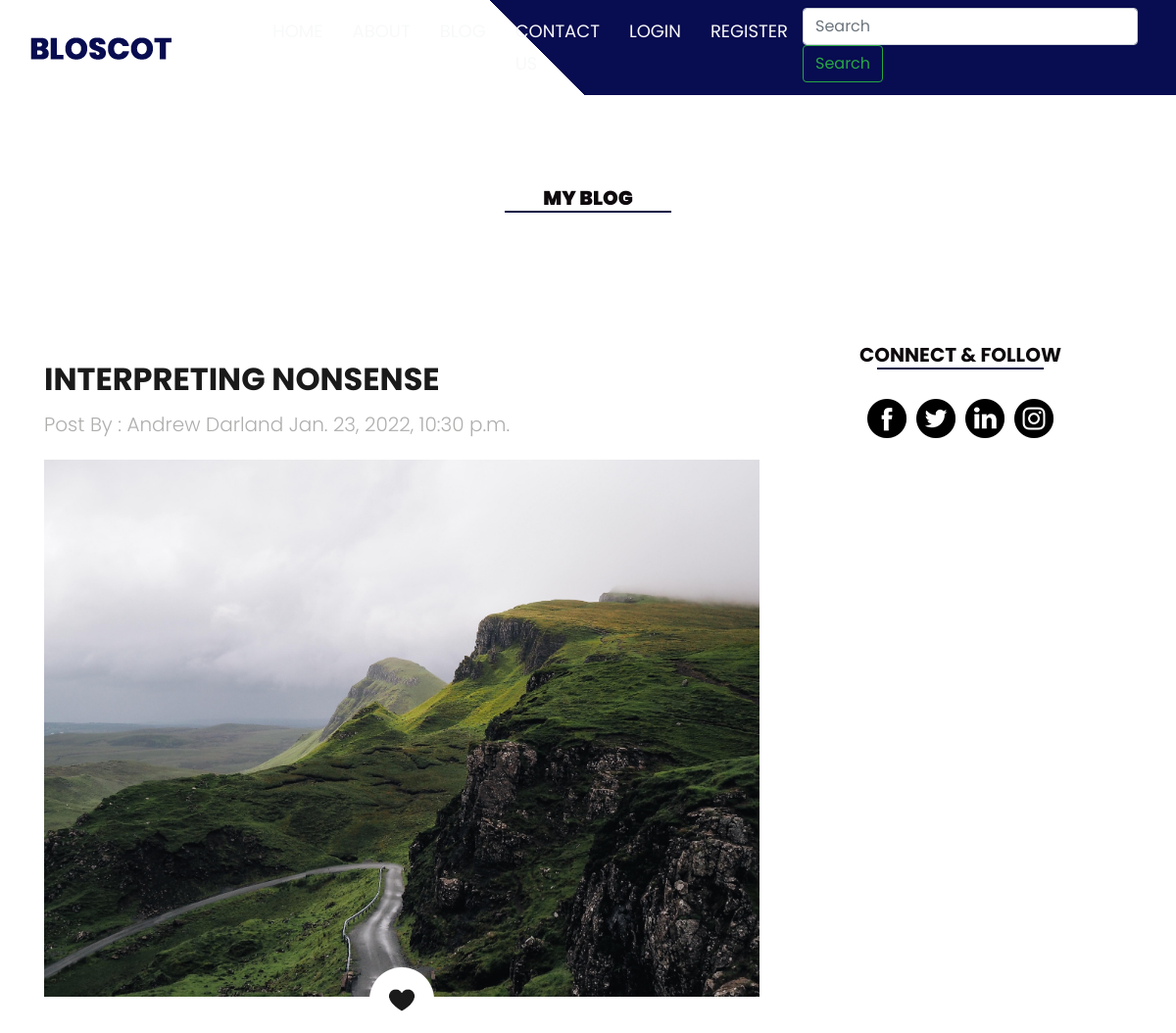
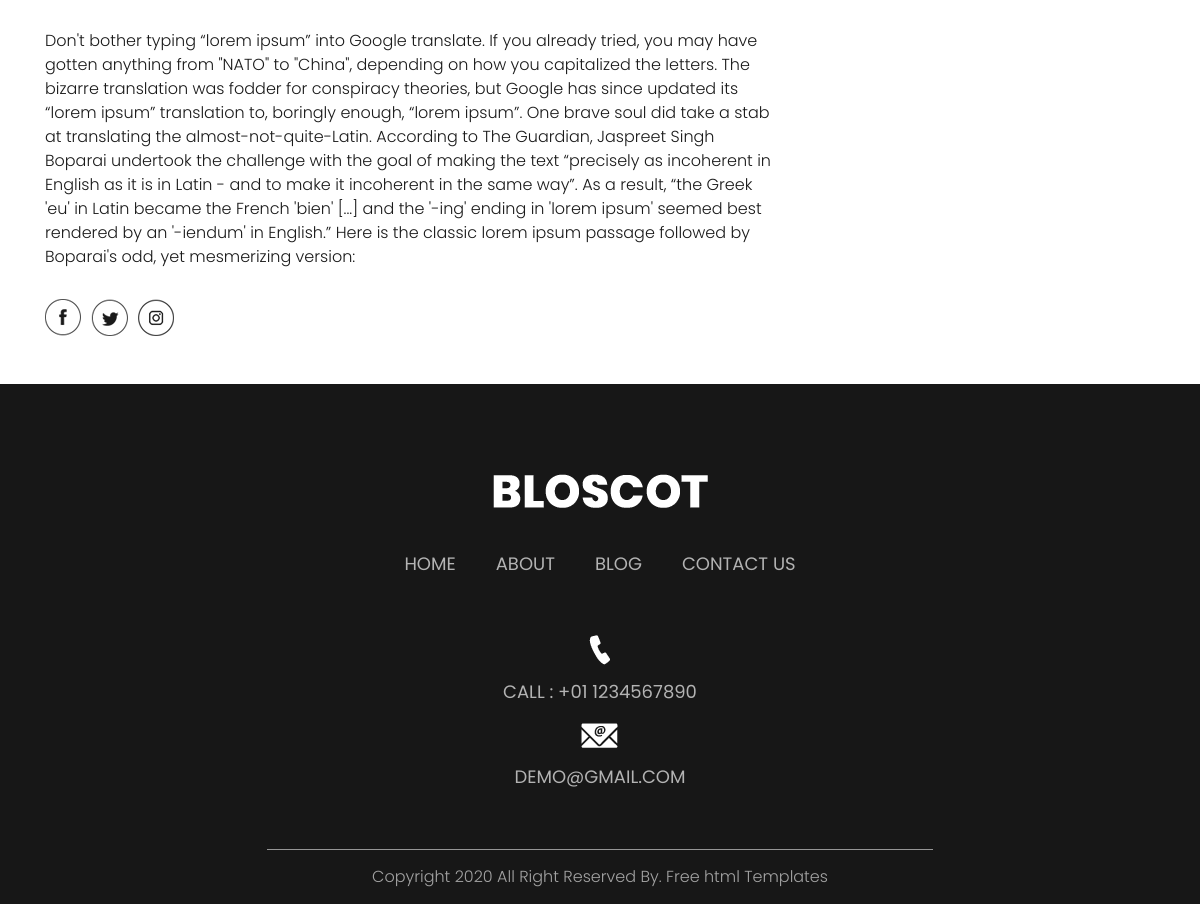
The app's page /post/interpreting-nonsense with its own data (2 pictures, top to bottom).
### post/models.py (models this page shows, shortened)
class Post(models.Model):
    title = models.CharField(max_length=100)
    slug = models.SlugField(max_length=110, unique=True, editable=False)
    content = models.TextField()
    publishing_date = models.DateTimeField(auto_now=True)
    image = models.ImageField(blank = False)
    facebook = models.URLField(max_length=100, blank=True)
    twitter = models.URLField(max_length=100, blank=True)
    linkedin = models.URLField(max_length=100, blank=True)
    instagram = models.URLField(max_length=100, blank=True)
    class Meta:
       ordering = ('-publishing_date', 'id')

### post/views.py (the view)
# urls.py: path('<slug:slug>', views.post_detail, name="post_detail"),
def post_detail(request, slug):
    post = get_object_or_404(Post, slug=slug)
    context = {
        'post': post,
    }
    return render(request, 'article.html', context)

### templates/article.html (shortened to what this page needs)
{% extends 'partials/base.html' %}
{% load static %}
{% block content %}
      <div class="about_section layout_padding">
         <h1 class="text-center follow_text"><strong>MY BLOG</strong></h1>
         <div class="container">
            <div class="row">
               <div class="col-lg-8 col-sm-12 mt-5">
                  <h2 class="most_text"> <br>{{post.title}}</h2>
                  <p class="post_text">Post By : Andrew Darland {{post.publishing_date}}</p>
                  <div class="about_img mt-4"><img src="{{post.image.url}}"></div>
                  <div class="like_icon"><img src="{% static 'images/like-icon.png' %}"></div>
                  <p class="lorem_text">{{post.content}}</p>
                  <div class="social_icon_main">
                     <div class="social_icon">
                        <ul>
                           <li><a href="{{post.facebook}}"><img src="{% static 'images/fb-icon.png' %}"></a></li>
                           <li><a href="{{post.twiter}}"><img src="{% static 'images/twitter-icon.png' %}"></a></li>
                           <li><a href="{{post.instagram}}"><img src="{% static 'images/instagram-icon.png' %}"></a></li>
                        </ul>
                     </div>
                  </div>
               </div>
               <div class="col-lg-4 col-sm-12">
                  <div class="about_main">
                     <h1 class="follow_text">CONNECT & FOLLOW</h1>
                     <div class="follow_icon">
                        <ul>
                           <li><a href="{{post.facebook}}"><img src="{% static 'images/fb-icon-1.png' %}"></a></li>
                           <li><a href="{{post.twitter}}"><img src="{% static 'images/twitter-icon-1.png' %}"></a></li>
                           <li><a href="{{post.linkedin}}"><img src="{% static 'images/linkedin-icon-1.png' %}"></a></li>
                           <li><a href="{{post.instagram}}"><img src="{% static 'images/instagram-icon-1.png' %}"></a></li>
                        </ul>
                     </div>
                  </div>
               </div>
               </div>
            </div>
         </div>
   {% endblock %}

### static/css/style.css (style rules this page uses)
* { box-sizing: border-box !important; transition: ease all 0.5s; }
html { scroll-behavior: smooth; }
body { color: #666666; font-size: 14px; font-family: Poppins; line-height: 1.80857; font-weight: normal; overflow-x: hidden; }
a { color: #1f1f1f; text-decoration: none !important; outline: none !important; -webkit-transition: all .3s ease-in-out; -moz-transition: all .3s ease-in-out; -ms-transition: all .3s ease-in-out; -o-transition: all .3s ease-in-out; transition: all .3s ease-in-out; }
h1, h2, h3, h4, h5, h6 { letter-spacing: 0; font-weight: normal; position: relative; padding: 0 0 10px 0; font-weight: normal; line-height: normal; color: #111111; margin: 0 }
h1 { font-size: 24px }
h2 { font-size: 22px }
*, *::after, *::before { -webkit-box-sizing: border-box; -moz-box-sizing: border-box; box-sizing: border-box; }
ul, li, ol { margin: 0px; padding: 0px; list-style: none; }
p { margin: 20px; font-weight: 300; font-size: 15px; line-height: 24px; }
a { color: #222222; text-decoration: none; outline: none !important; }
a, .btn { text-decoration: none !important; outline: none !important; -webkit-transition: all .3s ease-in-out; -moz-transition: all .3s ease-in-out; -ms-transition: all .3s ease-in-out; -o-transition: all .3s ease-in-out; transition: all .3s ease-in-out; }
img { max-width: 100%; height: auto; }
.layout_padding { padding-top: 90px; padding-bottom: 0px; }
.about_section { width: 100%; float: left; padding-top: 90px; }
.about_img { width: 100%; float: left; }
.like_icon { width: 100%; float: left; text-align: center; position: relative; bottom: 30px; }
.post_text { width: 100%; float: left; font-size: 20px; color: #afafae; margin: 0px; }
.most_text { width: 100%; float: left; font-size: 32px; color: #1a1a1a; padding-top: 20px; font-weight: bold; margin-top: 20px; }
.lorem_text { width: 100%; float: left; font-size: 16px; color: #1a1a1a; margin: 0px; }
.social_icon_main { width: 100%; display: flex; }
.social_icon { width: 100%; float: left; padding-top: 30px; }
.social_icon ul { margin: 0px; padding: 0px; }
.social_icon li { float: left; padding-right: 10px; }
.about_main { width: 100%; float: left; padding-top: 120px; }
.follow_text { width: 100%; margin: 0 auto; text-align: center; font-size: 20px; font-weight: bold; color: #0e0a0d; text-transform: uppercase; }
.follow_text::after { content: ''; position: absolute; background-color: #0c1045; width: 170px; height: 2px; left: 0px; right: 0px; margin: 0 auto; bottom: 10px; }
.follow_icon { width: 100%; margin: 0 auto; padding-top: 20px; text-align: center; }
.follow_icon ul { margin: 0px; padding: 0px; display: inline-block; text-align: center; }
.follow_icon li { float: left; padding: 0px 5px; }

### records on screen
Post: title "INTERPRETING NONSENSE", publishing_date "Jan. 23, 2022, 10:30 p.m.", image (picture), content "Don't bother typing “lorem ipsum” into Google translate. If you already tried, you may have gotten anything from \"NATO\" to \"China\", depending on how you capitalized the letters. The bizarre translation was fodder for conspiracy theories, but Google has since updated its “lorem ipsum” translation to, boringly enough, “lorem ipsum”. One brave soul did take a stab at translating the almost-not-quite-Latin. According to The Guardian, Jaspreet Singh Boparai undertook the challenge with the goal of making the text “precisely as incoherent in English as it is in Latin - and to make it incoherent in the same way”. As a result, “the Greek 'eu' in Latin became the French 'bien' [...] and the '-ing'…"
